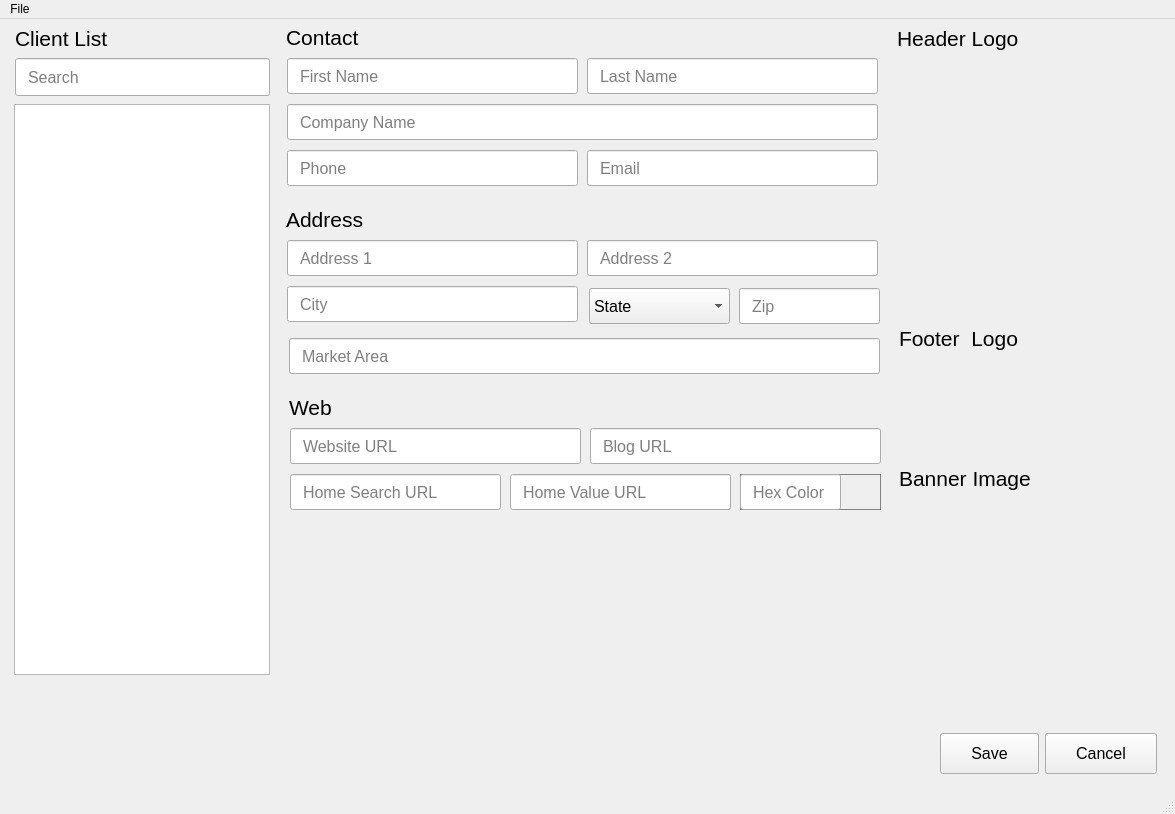
<?xml version="1.0" encoding="UTF-8"?>
<ui version="4.0">
 <class>MailBlender</class>
 <widget class="QMainWindow" name="MailBlender">
  <property name="geometry">
   <rect>
    <x>0</x>
    <y>0</y>
    <width>1175</width>
    <height>814</height>
   </rect>
  </property>
  <property name="windowTitle">
   <string>MailBlender</string>
  </property>
  <property name="styleSheet">
   <string notr="true"/>
  </property>
  <widget class="QWidget" name="centralwidget">
   <layout class="QVBoxLayout" name="verticalLayout">
    <item>
     <widget class="QStackedWidget" name="MainContentWidget">
      <property name="styleSheet">
       <string notr="true">QLineEdit{
padding: 0 10px;
}</string>
      </property>
      <property name="currentIndex">
       <number>0</number>
      </property>
      <widget class="QWidget" name="AddClientPage">
       <widget class="QComboBox" name="StateComboBox">
        <property name="geometry">
         <rect>
          <x>580</x>
          <y>260</y>
          <width>141</width>
          <height>36</height>
         </rect>
        </property>
        <property name="minimumSize">
         <size>
          <width>0</width>
          <height>30</height>
         </size>
        </property>
        <property name="font">
         <font>
          <pointsize>12</pointsize>
         </font>
        </property>
        <item>
         <property name="text">
          <string>State</string>
         </property>
        </item>
        <item>
         <property name="text">
          <string>Alabama</string>
         </property>
        </item>
        <item>
         <property name="text">
          <string>Alaska</string>
         </property>
        </item>
        <item>
         <property name="text">
          <string>Arizona</string>
         </property>
        </item>
        <item>
         <property name="text">
          <string>Arkansas</string>
         </property>
        </item>
        <item>
         <property name="text">
          <string>California</string>
         </property>
        </item>
        <item>
         <property name="text">
          <string>Colorado</string>
         </property>
        </item>
        <item>
         <property name="text">
          <string>Connecticut</string>
         </property>
        </item>
        <item>
         <property name="text">
          <string>Delaware</string>
         </property>
        </item>
        <item>
         <property name="text">
          <string>Florida</string>
         </property>
        </item>
        <item>
         <property name="text">
          <string>Georgia</string>
         </property>
        </item>
        <item>
         <property name="text">
          <string>Hawaii</string>
         </property>
        </item>
        <item>
         <property name="text">
          <string>Idaho</string>
         </property>
        </item>
        <item>
         <property name="text">
          <string>Illinois</string>
         </property>
        </item>
        <item>
         <property name="text">
          <string>Indiana</string>
         </property>
        </item>
        <item>
         <property name="text">
          <string>Iowa</string>
         </property>
        </item>
        <item>
         <property name="text">
          <string>Kansas</string>
         </property>
        </item>
        <item>
         <property name="text">
          <string>Kentucky</string>
         </property>
        </item>
        <item>
         <property name="text">
          <string>Louisiana</string>
         </property>
        </item>
        <item>
         <property name="text">
          <string>Maine</string>
         </property>
        </item>
        <item>
         <property name="text">
          <string>Maryland</string>
         </property>
        </item>
        <item>
         <property name="text">
          <string>Massachusetts</string>
         </property>
        </item>
        <item>
         <property name="text">
          <string>Michigan</string>
         </property>
        </item>
        <item>
         <property name="text">
          <string>Minnesota</string>
         </property>
        </item>
        <item>
         <property name="text">
          <string>Mississippi</string>
         </property>
        </item>
        <item>
         <property name="text">
          <string>Missouri</string>
         </property>
        </item>
        <item>
         <property name="text">
          <string>Montana</string>
         </property>
        </item>
        <item>
         <property name="text">
          <string>Nebraska</string>
         </property>
        </item>
        <item>
         <property name="text">
          <string>Nevada</string>
         </property>
        </item>
        <item>
         <property name="text">
          <string>New Hampshire</string>
         </property>
        </item>
        <item>
         <property name="text">
          <string>New Jersey</string>
         </property>
        </item>
        <item>
         <property name="text">
          <string>New Mexico</string>
         </property>
        </item>
        <item>
         <property name="text">
          <string>New York</string>
         </property>
        </item>
        <item>
         <property name="text">
          <string>North Carolina</string>
         </property>
        </item>
        <item>
         <property name="text">
          <string>North Dakota</string>
         </property>
        </item>
        <item>
         <property name="text">
          <string>Ohio</string>
         </property>
        </item>
        <item>
         <property name="text">
          <string>Oklahoma</string>
         </property>
        </item>
        <item>
         <property name="text">
          <string>Oregon</string>
         </property>
        </item>
        <item>
         <property name="text">
          <string>Pennsylvania</string>
         </property>
        </item>
        <item>
         <property name="text">
          <string>Rhode Island</string>
         </property>
        </item>
        <item>
         <property name="text">
          <string>South Carolina</string>
         </property>
        </item>
        <item>
         <property name="text">
          <string>South Dakota</string>
         </property>
        </item>
        <item>
         <property name="text">
          <string>Tennessee</string>
         </property>
        </item>
        <item>
         <property name="text">
          <string>Texas</string>
         </property>
        </item>
        <item>
         <property name="text">
          <string>Utah</string>
         </property>
        </item>
        <item>
         <property name="text">
          <string>Vermont</string>
         </property>
        </item>
        <item>
         <property name="text">
          <string>Virginia</string>
         </property>
        </item>
        <item>
         <property name="text">
          <string>Washington</string>
         </property>
        </item>
        <item>
         <property name="text">
          <string>West Virginia</string>
         </property>
        </item>
        <item>
         <property name="text">
          <string>Wisconsin</string>
         </property>
        </item>
        <item>
         <property name="text">
          <string>Wyoming</string>
         </property>
        </item>
       </widget>
       <widget class="QLineEdit" name="HomeSearchURLInput">
        <property name="geometry">
         <rect>
          <x>281</x>
          <y>446</y>
          <width>211</width>
          <height>36</height>
         </rect>
        </property>
        <property name="minimumSize">
         <size>
          <width>0</width>
          <height>30</height>
         </size>
        </property>
        <property name="font">
         <font>
          <pointsize>12</pointsize>
         </font>
        </property>
        <property name="text">
         <string/>
        </property>
        <property name="placeholderText">
         <string>Home Search URL</string>
        </property>
       </widget>
       <widget class="QLineEdit" name="PhoneInput">
        <property name="geometry">
         <rect>
          <x>278</x>
          <y>122</y>
          <width>291</width>
          <height>36</height>
         </rect>
        </property>
        <property name="minimumSize">
         <size>
          <width>0</width>
          <height>30</height>
         </size>
        </property>
        <property name="font">
         <font>
          <pointsize>12</pointsize>
         </font>
        </property>
        <property name="text">
         <string/>
        </property>
        <property name="placeholderText">
         <string>Phone</string>
        </property>
       </widget>
       <widget class="QLineEdit" name="BlogURLInput">
        <property name="geometry">
         <rect>
          <x>581</x>
          <y>400</y>
          <width>291</width>
          <height>36</height>
         </rect>
        </property>
        <property name="minimumSize">
         <size>
          <width>0</width>
          <height>30</height>
         </size>
        </property>
        <property name="font">
         <font>
          <pointsize>12</pointsize>
         </font>
        </property>
        <property name="text">
         <string/>
        </property>
        <property name="placeholderText">
         <string>Blog URL</string>
        </property>
       </widget>
       <widget class="QLineEdit" name="HomeValueURLInput">
        <property name="geometry">
         <rect>
          <x>501</x>
          <y>446</y>
          <width>221</width>
          <height>36</height>
         </rect>
        </property>
        <property name="minimumSize">
         <size>
          <width>0</width>
          <height>30</height>
         </size>
        </property>
        <property name="font">
         <font>
          <pointsize>12</pointsize>
         </font>
        </property>
        <property name="text">
         <string/>
        </property>
        <property name="placeholderText">
         <string>Home Value URL</string>
        </property>
       </widget>
       <widget class="QLineEdit" name="ZipInput">
        <property name="geometry">
         <rect>
          <x>730</x>
          <y>260</y>
          <width>141</width>
          <height>36</height>
         </rect>
        </property>
        <property name="minimumSize">
         <size>
          <width>0</width>
          <height>30</height>
         </size>
        </property>
        <property name="font">
         <font>
          <pointsize>12</pointsize>
         </font>
        </property>
        <property name="text">
         <string/>
        </property>
        <property name="placeholderText">
         <string>Zip</string>
        </property>
       </widget>
       <widget class="QLineEdit" name="EmailInput">
        <property name="geometry">
         <rect>
          <x>578</x>
          <y>122</y>
          <width>291</width>
          <height>36</height>
         </rect>
        </property>
        <property name="minimumSize">
         <size>
          <width>0</width>
          <height>30</height>
         </size>
        </property>
        <property name="font">
         <font>
          <pointsize>12</pointsize>
         </font>
        </property>
        <property name="text">
         <string/>
        </property>
        <property name="placeholderText">
         <string>Email</string>
        </property>
       </widget>
       <widget class="QLineEdit" name="LastNameInput">
        <property name="geometry">
         <rect>
          <x>578</x>
          <y>30</y>
          <width>291</width>
          <height>36</height>
         </rect>
        </property>
        <property name="minimumSize">
         <size>
          <width>0</width>
          <height>30</height>
         </size>
        </property>
        <property name="font">
         <font>
          <pointsize>12</pointsize>
         </font>
        </property>
        <property name="text">
         <string/>
        </property>
        <property name="placeholderText">
         <string>Last Name</string>
        </property>
       </widget>
       <widget class="QLineEdit" name="CityInput">
        <property name="geometry">
         <rect>
          <x>278</x>
          <y>258</y>
          <width>291</width>
          <height>36</height>
         </rect>
        </property>
        <property name="minimumSize">
         <size>
          <width>0</width>
          <height>30</height>
         </size>
        </property>
        <property name="font">
         <font>
          <pointsize>12</pointsize>
         </font>
        </property>
        <property name="text">
         <string/>
        </property>
        <property name="placeholderText">
         <string>City</string>
        </property>
       </widget>
       <widget class="QLineEdit" name="Address1Input">
        <property name="geometry">
         <rect>
          <x>278</x>
          <y>212</y>
          <width>291</width>
          <height>36</height>
         </rect>
        </property>
        <property name="minimumSize">
         <size>
          <width>0</width>
          <height>30</height>
         </size>
        </property>
        <property name="font">
         <font>
          <pointsize>12</pointsize>
         </font>
        </property>
        <property name="text">
         <string/>
        </property>
        <property name="placeholderText">
         <string>Address 1</string>
        </property>
       </widget>
       <widget class="QLineEdit" name="Address2Input">
        <property name="geometry">
         <rect>
          <x>578</x>
          <y>212</y>
          <width>291</width>
          <height>36</height>
         </rect>
        </property>
        <property name="minimumSize">
         <size>
          <width>0</width>
          <height>30</height>
         </size>
        </property>
        <property name="font">
         <font>
          <pointsize>12</pointsize>
         </font>
        </property>
        <property name="text">
         <string/>
        </property>
        <property name="placeholderText">
         <string>Address 2</string>
        </property>
       </widget>
       <widget class="QLineEdit" name="CompanyNameInput">
        <property name="geometry">
         <rect>
          <x>278</x>
          <y>76</y>
          <width>591</width>
          <height>36</height>
         </rect>
        </property>
        <property name="minimumSize">
         <size>
          <width>0</width>
          <height>30</height>
         </size>
        </property>
        <property name="font">
         <font>
          <pointsize>12</pointsize>
         </font>
        </property>
        <property name="text">
         <string/>
        </property>
        <property name="placeholderText">
         <string>Company Name</string>
        </property>
       </widget>
       <widget class="QLineEdit" name="FirstNameInput">
        <property name="geometry">
         <rect>
          <x>278</x>
          <y>30</y>
          <width>291</width>
          <height>36</height>
         </rect>
        </property>
        <property name="minimumSize">
         <size>
          <width>0</width>
          <height>30</height>
         </size>
        </property>
        <property name="font">
         <font>
          <pointsize>12</pointsize>
         </font>
        </property>
        <property name="text">
         <string/>
        </property>
        <property name="placeholderText">
         <string>First Name</string>
        </property>
        <property name="clearButtonEnabled">
         <bool>false</bool>
        </property>
       </widget>
       <widget class="QLineEdit" name="WebsiteURLInput">
        <property name="geometry">
         <rect>
          <x>281</x>
          <y>400</y>
          <width>291</width>
          <height>36</height>
         </rect>
        </property>
        <property name="minimumSize">
         <size>
          <width>0</width>
          <height>30</height>
         </size>
        </property>
        <property name="font">
         <font>
          <pointsize>12</pointsize>
         </font>
        </property>
        <property name="text">
         <string/>
        </property>
        <property name="placeholderText">
         <string>Website URL</string>
        </property>
       </widget>
       <widget class="QLabel" name="WebLabel">
        <property name="geometry">
         <rect>
          <x>280</x>
          <y>370</y>
          <width>101</width>
          <height>18</height>
         </rect>
        </property>
        <property name="font">
         <font>
          <pointsize>16</pointsize>
          <weight>50</weight>
          <italic>false</italic>
          <bold>false</bold>
         </font>
        </property>
        <property name="text">
         <string>Web</string>
        </property>
        <property name="scaledContents">
         <bool>false</bool>
        </property>
       </widget>
       <widget class="QLabel" name="ContactLabel">
        <property name="geometry">
         <rect>
          <x>277</x>
          <y>0</y>
          <width>191</width>
          <height>18</height>
         </rect>
        </property>
        <property name="font">
         <font>
          <pointsize>16</pointsize>
          <weight>50</weight>
          <italic>false</italic>
          <bold>false</bold>
         </font>
        </property>
        <property name="text">
         <string>Contact</string>
        </property>
        <property name="scaledContents">
         <bool>false</bool>
        </property>
       </widget>
       <widget class="QLabel" name="AddressLAbel">
        <property name="geometry">
         <rect>
          <x>277</x>
          <y>182</y>
          <width>101</width>
          <height>18</height>
         </rect>
        </property>
        <property name="font">
         <font>
          <pointsize>16</pointsize>
          <weight>50</weight>
          <italic>false</italic>
          <bold>false</bold>
         </font>
        </property>
        <property name="text">
         <string>Address</string>
        </property>
        <property name="scaledContents">
         <bool>false</bool>
        </property>
       </widget>
       <widget class="QLabel" name="HeaderLogoLabel">
        <property name="geometry">
         <rect>
          <x>888</x>
          <y>-10</y>
          <width>191</width>
          <height>41</height>
         </rect>
        </property>
        <property name="font">
         <font>
          <pointsize>16</pointsize>
          <weight>50</weight>
          <italic>false</italic>
          <bold>false</bold>
         </font>
        </property>
        <property name="text">
         <string>Header Logo</string>
        </property>
        <property name="scaledContents">
         <bool>false</bool>
        </property>
       </widget>
       <widget class="QLabel" name="FooterLogoLabel">
        <property name="geometry">
         <rect>
          <x>890</x>
          <y>290</y>
          <width>191</width>
          <height>41</height>
         </rect>
        </property>
        <property name="font">
         <font>
          <pointsize>16</pointsize>
          <weight>50</weight>
          <italic>false</italic>
          <bold>false</bold>
         </font>
        </property>
        <property name="text">
         <string>Footer  Logo</string>
        </property>
        <property name="scaledContents">
         <bool>false</bool>
        </property>
       </widget>
       <widget class="QLabel" name="BannerImageLabel">
        <property name="geometry">
         <rect>
          <x>890</x>
          <y>430</y>
          <width>191</width>
          <height>41</height>
         </rect>
        </property>
        <property name="font">
         <font>
          <pointsize>16</pointsize>
          <weight>50</weight>
          <italic>false</italic>
          <bold>false</bold>
         </font>
        </property>
        <property name="text">
         <string>Banner Image</string>
        </property>
        <property name="scaledContents">
         <bool>false</bool>
        </property>
       </widget>
       <widget class="QFrame" name="HexColorFrame">
        <property name="geometry">
         <rect>
          <x>731</x>
          <y>446</y>
          <width>141</width>
          <height>36</height>
         </rect>
        </property>
        <property name="autoFillBackground">
         <bool>false</bool>
        </property>
        <property name="styleSheet">
         <string notr="true">QFrame#HexColorFrame{
border: 1px solid rgb(129, 129, 129);
}</string>
        </property>
        <property name="frameShape">
         <enum>QFrame::StyledPanel</enum>
        </property>
        <property name="frameShadow">
         <enum>QFrame::Raised</enum>
        </property>
        <widget class="QLineEdit" name="HexColorInput">
         <property name="geometry">
          <rect>
           <x>0</x>
           <y>0</y>
           <width>101</width>
           <height>36</height>
          </rect>
         </property>
         <property name="minimumSize">
          <size>
           <width>0</width>
           <height>30</height>
          </size>
         </property>
         <property name="font">
          <font>
           <pointsize>12</pointsize>
          </font>
         </property>
         <property name="autoFillBackground">
          <bool>false</bool>
         </property>
         <property name="styleSheet">
          <string notr="true"/>
         </property>
         <property name="text">
          <string/>
         </property>
         <property name="placeholderText">
          <string>Hex Color</string>
         </property>
        </widget>
       </widget>
       <widget class="QListWidget" name="clientListWidget">
        <property name="geometry">
         <rect>
          <x>5</x>
          <y>76</y>
          <width>256</width>
          <height>571</height>
         </rect>
        </property>
        <property name="font">
         <font>
          <pointsize>12</pointsize>
          <weight>50</weight>
          <italic>false</italic>
          <bold>false</bold>
         </font>
        </property>
       </widget>
       <widget class="QLabel" name="ClientListLabel">
        <property name="geometry">
         <rect>
          <x>6</x>
          <y>0</y>
          <width>191</width>
          <height>20</height>
         </rect>
        </property>
        <property name="font">
         <font>
          <pointsize>16</pointsize>
          <weight>50</weight>
          <italic>false</italic>
          <bold>false</bold>
         </font>
        </property>
        <property name="text">
         <string>Client List</string>
        </property>
        <property name="scaledContents">
         <bool>false</bool>
        </property>
       </widget>
       <widget class="QLineEdit" name="searchBoxInput">
        <property name="geometry">
         <rect>
          <x>6</x>
          <y>30</y>
          <width>255</width>
          <height>38</height>
         </rect>
        </property>
        <property name="font">
         <font>
          <pointsize>12</pointsize>
         </font>
        </property>
        <property name="placeholderText">
         <string>Search</string>
        </property>
       </widget>
       <widget class="QLineEdit" name="MarketAreaInput">
        <property name="geometry">
         <rect>
          <x>280</x>
          <y>310</y>
          <width>591</width>
          <height>36</height>
         </rect>
        </property>
        <property name="minimumSize">
         <size>
          <width>0</width>
          <height>30</height>
         </size>
        </property>
        <property name="font">
         <font>
          <pointsize>12</pointsize>
         </font>
        </property>
        <property name="text">
         <string/>
        </property>
        <property name="placeholderText">
         <string>Market Area</string>
        </property>
       </widget>
      </widget>
      <widget class="QWidget" name="page_2"/>
     </widget>
    </item>
    <item>
     <widget class="QFrame" name="frame">
      <property name="minimumSize">
       <size>
        <width>0</width>
        <height>50</height>
       </size>
      </property>
      <property name="frameShape">
       <enum>QFrame::NoFrame</enum>
      </property>
      <property name="frameShadow">
       <enum>QFrame::Raised</enum>
      </property>
      <layout class="QGridLayout" name="gridLayout">
       <item row="0" column="1">
        <widget class="QPushButton" name="SaveBtn">
         <property name="minimumSize">
          <size>
           <width>0</width>
           <height>30</height>
          </size>
         </property>
         <property name="font">
          <font>
           <pointsize>12</pointsize>
          </font>
         </property>
         <property name="styleSheet">
          <string notr="true">QPushButton#SaveBtn{
padding:10px 30px;
}</string>
         </property>
         <property name="text">
          <string>Save</string>
         </property>
         <property name="flat">
          <bool>false</bool>
         </property>
        </widget>
       </item>
       <item row="0" column="2">
        <widget class="QPushButton" name="CancelBtn">
         <property name="minimumSize">
          <size>
           <width>0</width>
           <height>30</height>
          </size>
         </property>
         <property name="font">
          <font>
           <pointsize>12</pointsize>
          </font>
         </property>
         <property name="styleSheet">
          <string notr="true">QPushButton#CancelBtn{
padding:10px 30px;
}</string>
         </property>
         <property name="text">
          <string>Cancel</string>
         </property>
        </widget>
       </item>
       <item row="0" column="0">
        <spacer name="horizontalSpacer">
         <property name="orientation">
          <enum>Qt::Horizontal</enum>
         </property>
         <property name="sizeHint" stdset="0">
          <size>
           <width>40</width>
           <height>20</height>
          </size>
         </property>
        </spacer>
       </item>
      </layout>
     </widget>
    </item>
   </layout>
  </widget>
  <widget class="QMenuBar" name="menubar">
   <property name="geometry">
    <rect>
     <x>0</x>
     <y>0</y>
     <width>1175</width>
     <height>21</height>
    </rect>
   </property>
   <widget class="QMenu" name="menuFile">
    <property name="title">
     <string>File</string>
    </property>
    <addaction name="actionAdd_Client"/>
    <addaction name="actionQuit"/>
   </widget>
   <addaction name="menuFile"/>
  </widget>
  <widget class="QStatusBar" name="statusbar"/>
  <action name="actionAdd_Client">
   <property name="text">
    <string>Add Client</string>
   </property>
  </action>
  <action name="actionQuit">
   <property name="text">
    <string>Quit</string>
   </property>
  </action>
 </widget>
 <tabstops>
  <tabstop>FirstNameInput</tabstop>
  <tabstop>LastNameInput</tabstop>
  <tabstop>CompanyNameInput</tabstop>
  <tabstop>PhoneInput</tabstop>
  <tabstop>EmailInput</tabstop>
  <tabstop>Address1Input</tabstop>
  <tabstop>Address2Input</tabstop>
  <tabstop>CityInput</tabstop>
  <tabstop>StateComboBox</tabstop>
  <tabstop>ZipInput</tabstop>
  <tabstop>MarketAreaInput</tabstop>
  <tabstop>WebsiteURLInput</tabstop>
  <tabstop>BlogURLInput</tabstop>
  <tabstop>HomeSearchURLInput</tabstop>
  <tabstop>HomeValueURLInput</tabstop>
  <tabstop>HexColorInput</tabstop>
  <tabstop>SaveBtn</tabstop>
  <tabstop>CancelBtn</tabstop>
  <tabstop>searchBoxInput</tabstop>
  <tabstop>clientListWidget</tabstop>
 </tabstops>
 <resources/>
 <connections/>
</ui>
